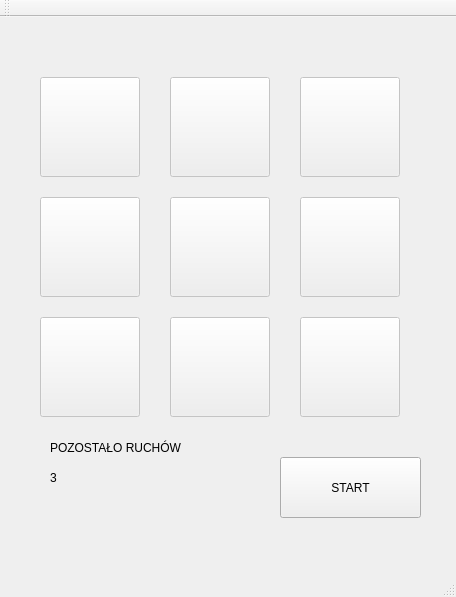
<?xml version="1.0" encoding="UTF-8"?>
<ui version="4.0">
 <class>MainWindow</class>
 <widget class="QMainWindow" name="MainWindow">
  <property name="geometry">
   <rect>
    <x>0</x>
    <y>0</y>
    <width>456</width>
    <height>597</height>
   </rect>
  </property>
  <property name="windowTitle">
   <string>AlaMaQta</string>
  </property>
  <widget class="QWidget" name="centralWidget">
   <widget class="QPushButton" name="pb11">
    <property name="enabled">
     <bool>false</bool>
    </property>
    <property name="geometry">
     <rect>
      <x>40</x>
      <y>60</y>
      <width>100</width>
      <height>100</height>
     </rect>
    </property>
    <property name="text">
     <string/>
    </property>
    <property name="icon">
     <iconset>
      <normaloff>../../Desktop/trawa.png</normaloff>../../Desktop/trawa.png</iconset>
    </property>
    <property name="iconSize">
     <size>
      <width>100</width>
      <height>100</height>
     </size>
    </property>
   </widget>
   <widget class="QLabel" name="lblMoves">
    <property name="geometry">
     <rect>
      <x>50</x>
      <y>420</y>
      <width>191</width>
      <height>21</height>
     </rect>
    </property>
    <property name="text">
     <string>POZOSTAŁO RUCHÓW</string>
    </property>
   </widget>
   <widget class="QLabel" name="lblMovesValue">
    <property name="geometry">
     <rect>
      <x>50</x>
      <y>450</y>
      <width>191</width>
      <height>21</height>
     </rect>
    </property>
    <property name="text">
     <string>3</string>
    </property>
   </widget>
   <widget class="QLabel" name="lblBackground">
    <property name="geometry">
     <rect>
      <x>0</x>
      <y>0</y>
      <width>581</width>
      <height>551</height>
     </rect>
    </property>
    <property name="text">
     <string/>
    </property>
    <property name="pixmap">
     <pixmap>../../Desktop/tło.png</pixmap>
    </property>
   </widget>
   <widget class="QPushButton" name="pb21">
    <property name="enabled">
     <bool>false</bool>
    </property>
    <property name="geometry">
     <rect>
      <x>40</x>
      <y>180</y>
      <width>100</width>
      <height>100</height>
     </rect>
    </property>
    <property name="text">
     <string/>
    </property>
    <property name="icon">
     <iconset>
      <normaloff>../../Desktop/trawa.png</normaloff>../../Desktop/trawa.png</iconset>
    </property>
    <property name="iconSize">
     <size>
      <width>100</width>
      <height>100</height>
     </size>
    </property>
   </widget>
   <widget class="QPushButton" name="pb31">
    <property name="enabled">
     <bool>false</bool>
    </property>
    <property name="geometry">
     <rect>
      <x>40</x>
      <y>300</y>
      <width>100</width>
      <height>100</height>
     </rect>
    </property>
    <property name="text">
     <string/>
    </property>
    <property name="icon">
     <iconset>
      <normaloff>../../Desktop/trawa.png</normaloff>../../Desktop/trawa.png</iconset>
    </property>
    <property name="iconSize">
     <size>
      <width>100</width>
      <height>100</height>
     </size>
    </property>
   </widget>
   <widget class="QPushButton" name="pb22">
    <property name="enabled">
     <bool>false</bool>
    </property>
    <property name="geometry">
     <rect>
      <x>170</x>
      <y>180</y>
      <width>100</width>
      <height>100</height>
     </rect>
    </property>
    <property name="text">
     <string/>
    </property>
    <property name="icon">
     <iconset>
      <normaloff>../../Desktop/trawa.png</normaloff>../../Desktop/trawa.png</iconset>
    </property>
    <property name="iconSize">
     <size>
      <width>100</width>
      <height>100</height>
     </size>
    </property>
   </widget>
   <widget class="QPushButton" name="pb32">
    <property name="enabled">
     <bool>false</bool>
    </property>
    <property name="geometry">
     <rect>
      <x>170</x>
      <y>300</y>
      <width>100</width>
      <height>100</height>
     </rect>
    </property>
    <property name="text">
     <string/>
    </property>
    <property name="icon">
     <iconset>
      <normaloff>../../Desktop/trawa.png</normaloff>../../Desktop/trawa.png</iconset>
    </property>
    <property name="iconSize">
     <size>
      <width>100</width>
      <height>100</height>
     </size>
    </property>
   </widget>
   <widget class="QPushButton" name="pb12">
    <property name="enabled">
     <bool>false</bool>
    </property>
    <property name="geometry">
     <rect>
      <x>170</x>
      <y>60</y>
      <width>100</width>
      <height>100</height>
     </rect>
    </property>
    <property name="text">
     <string/>
    </property>
    <property name="icon">
     <iconset>
      <normaloff>../../Desktop/trawa.png</normaloff>../../Desktop/trawa.png</iconset>
    </property>
    <property name="iconSize">
     <size>
      <width>100</width>
      <height>100</height>
     </size>
    </property>
   </widget>
   <widget class="QPushButton" name="pb23">
    <property name="enabled">
     <bool>false</bool>
    </property>
    <property name="geometry">
     <rect>
      <x>300</x>
      <y>180</y>
      <width>100</width>
      <height>100</height>
     </rect>
    </property>
    <property name="text">
     <string/>
    </property>
    <property name="icon">
     <iconset>
      <normaloff>../../Desktop/trawa.png</normaloff>../../Desktop/trawa.png</iconset>
    </property>
    <property name="iconSize">
     <size>
      <width>100</width>
      <height>100</height>
     </size>
    </property>
   </widget>
   <widget class="QPushButton" name="pb33">
    <property name="enabled">
     <bool>false</bool>
    </property>
    <property name="geometry">
     <rect>
      <x>300</x>
      <y>300</y>
      <width>100</width>
      <height>100</height>
     </rect>
    </property>
    <property name="text">
     <string/>
    </property>
    <property name="icon">
     <iconset>
      <normaloff>../../Desktop/trawa.png</normaloff>../../Desktop/trawa.png</iconset>
    </property>
    <property name="iconSize">
     <size>
      <width>100</width>
      <height>100</height>
     </size>
    </property>
   </widget>
   <widget class="QPushButton" name="pb13">
    <property name="enabled">
     <bool>false</bool>
    </property>
    <property name="geometry">
     <rect>
      <x>300</x>
      <y>60</y>
      <width>100</width>
      <height>100</height>
     </rect>
    </property>
    <property name="text">
     <string/>
    </property>
    <property name="icon">
     <iconset>
      <normaloff>../../Desktop/trawa.png</normaloff>../../Desktop/trawa.png</iconset>
    </property>
    <property name="iconSize">
     <size>
      <width>100</width>
      <height>100</height>
     </size>
    </property>
   </widget>
   <widget class="QPushButton" name="start">
    <property name="geometry">
     <rect>
      <x>280</x>
      <y>440</y>
      <width>141</width>
      <height>61</height>
     </rect>
    </property>
    <property name="text">
     <string>START</string>
    </property>
   </widget>
   <zorder>lblBackground</zorder>
   <zorder>pb11</zorder>
   <zorder>lblMoves</zorder>
   <zorder>lblMovesValue</zorder>
   <zorder>pb21</zorder>
   <zorder>pb31</zorder>
   <zorder>pb22</zorder>
   <zorder>pb32</zorder>
   <zorder>pb12</zorder>
   <zorder>pb23</zorder>
   <zorder>pb33</zorder>
   <zorder>pb13</zorder>
   <zorder>start</zorder>
  </widget>
  <widget class="QMenuBar" name="menuBar">
   <property name="geometry">
    <rect>
     <x>0</x>
     <y>0</y>
     <width>456</width>
     <height>31</height>
    </rect>
   </property>
  </widget>
  <widget class="QToolBar" name="mainToolBar">
   <attribute name="toolBarArea">
    <enum>TopToolBarArea</enum>
   </attribute>
   <attribute name="toolBarBreak">
    <bool>false</bool>
   </attribute>
  </widget>
  <widget class="QStatusBar" name="statusBar"/>
 </widget>
 <layoutdefault spacing="6" margin="11"/>
 <resources/>
 <connections/>
</ui>
